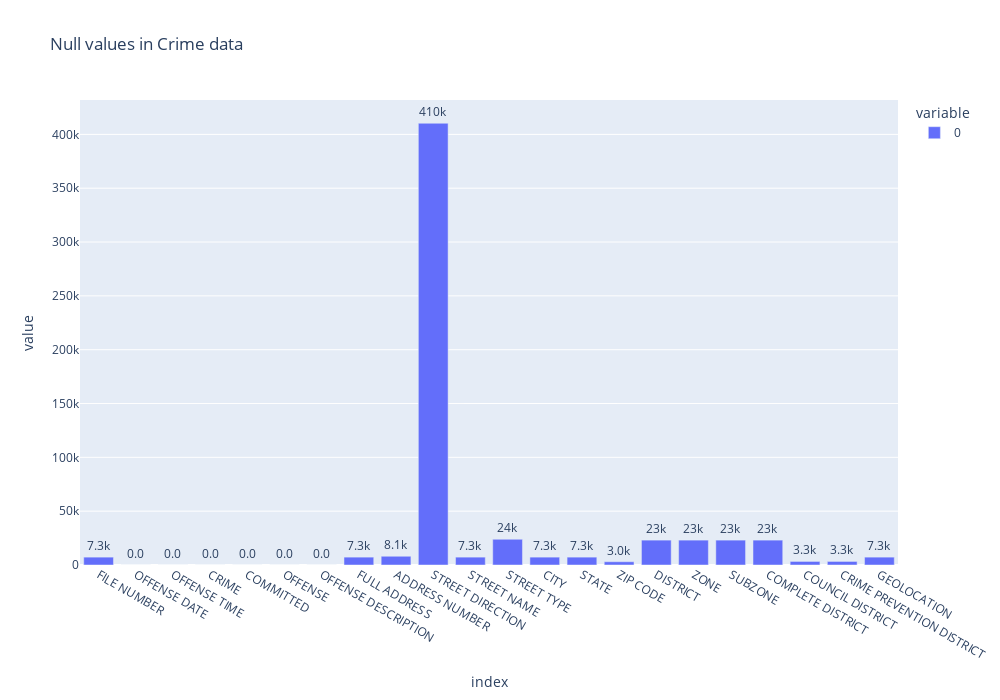

The cell this chart's notebook holds for it:
### Code cell
#Plotting the null values present in the data.
a=crime.isnull().sum()
fig=px.bar(a,text_auto='.2s',title="Null values in Crime data",width=1000,height=700)
fig.update_traces(textfont_size=12, textangle=0, textposition="outside", cliponaxis=False)
fig.show()

### Figure 1 — Plotly figure (JSON) as saved in the notebook; plotly's stock layout.template omitted (floating-point values rounded to 4 significant figures)
{"data": [{"alignmentgroup": "True", "cliponaxis": false, "hovertemplate": "variable=0<br>index=%{x}<br>value=%{y}<extra></extra>", "legendgroup": "0", "marker": {"color": "#636efa", "pattern": {"shape": ""}}, "name": "0", "offsetgroup": "0", "orientation": "v", "showlegend": true, "textangle": 0, "textfont": {"size": 12}, "textposition": "outside", "texttemplate": "%{y:.2s}", "type": "bar", "x": ["FILE NUMBER", "OFFENSE DATE", "OFFENSE TIME", "CRIME", "COMMITTED", "OFFENSE", "OFFENSE DESCRIPTION", "FULL ADDRESS", "ADDRESS NUMBER", "STREET DIRECTION", "STREET NAME", "STREET TYPE", "CITY", "STATE", "ZIP CODE", "DISTRICT", "ZONE", "SUBZONE", "COMPLETE DISTRICT", "COUNCIL DISTRICT", "CRIME PREVENTION DISTRICT", "GEOLOCATION"], "xaxis": "x", "y": [7313, 0, 0, 0, 0, 0, 0, 7313, 8130, 410334, 7313, 23913, 7313, 7313, 3047, 23122, 23122, 23122, 23122, 3315, 3305, 7313], "yaxis": "y"}], "layout": {"barmode": "relative", "height": 700, "legend": {"title": {"text": "variable"}, "tracegroupgap": 0}, "title": {"text": "Null values in Crime data"}, "width": 1000, "xaxis": {"anchor": "y", "domain": [0, 1], "title": {"text": "index"}}, "yaxis": {"anchor": "x", "domain": [0, 1], "title": {"text": "value"}}}}
